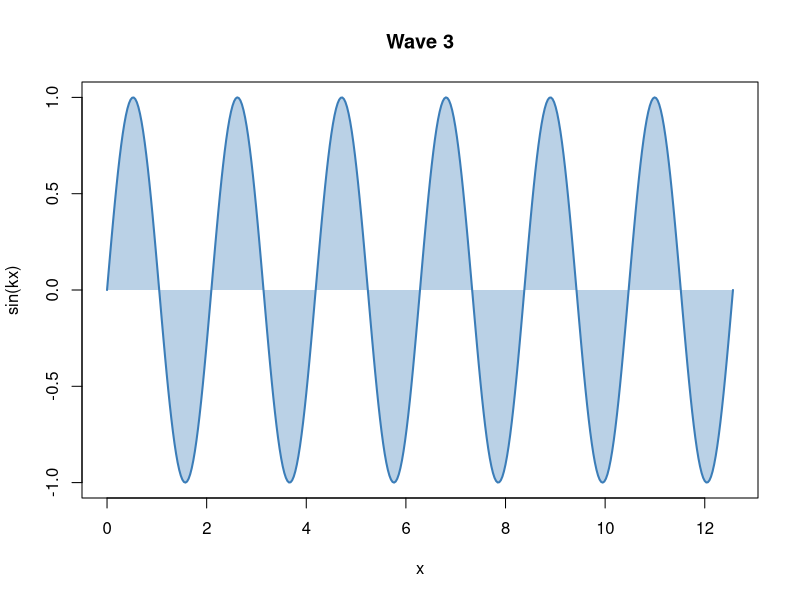
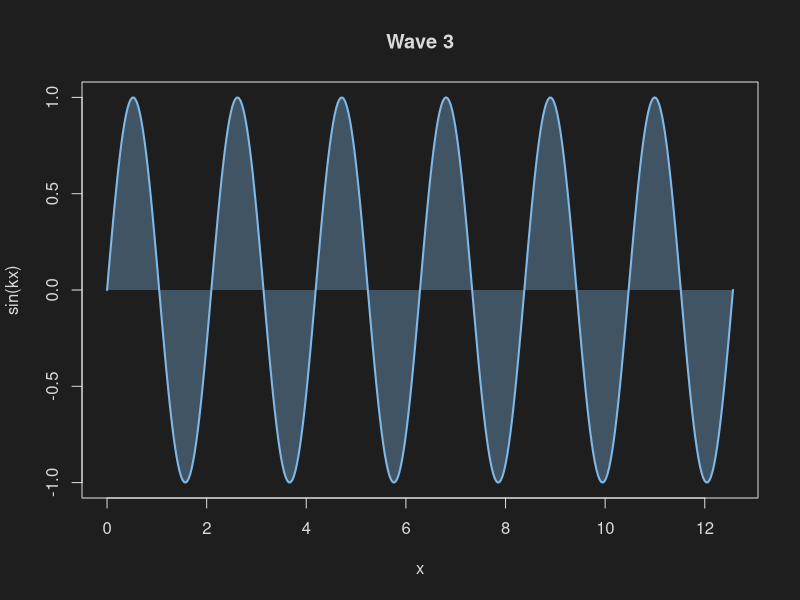
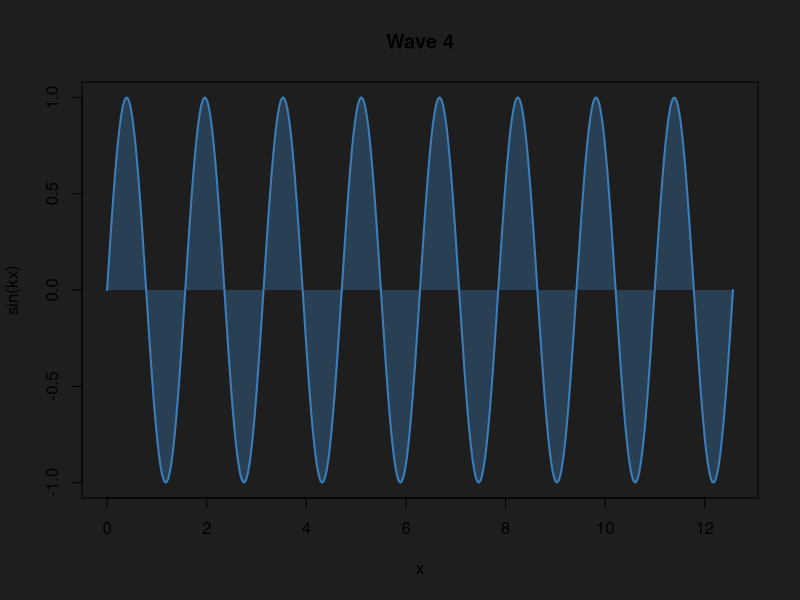
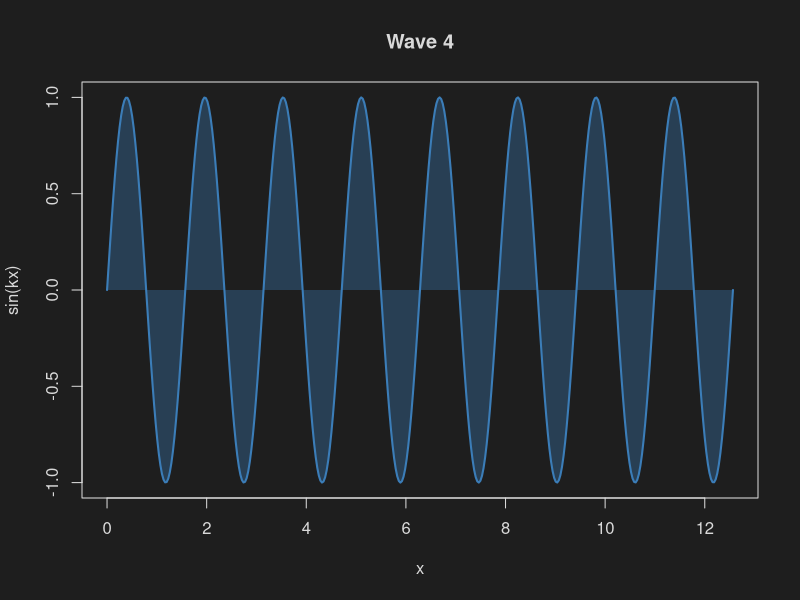
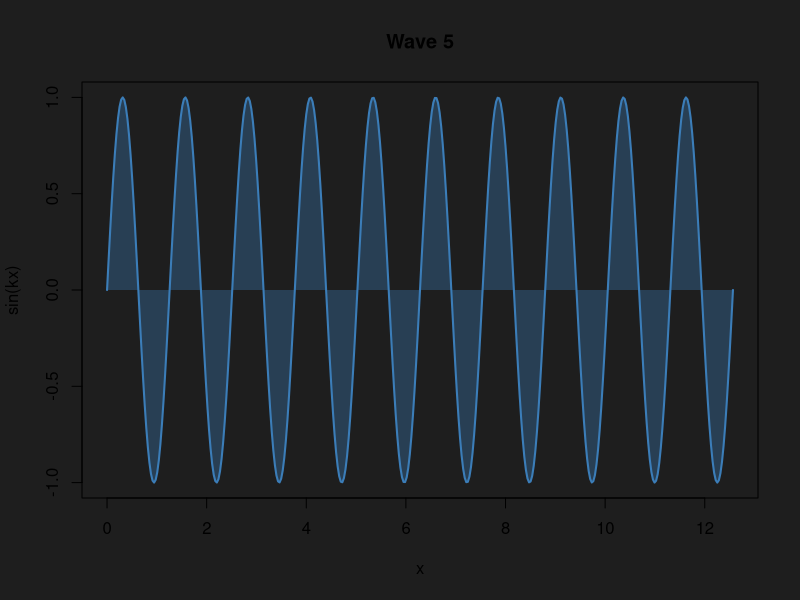
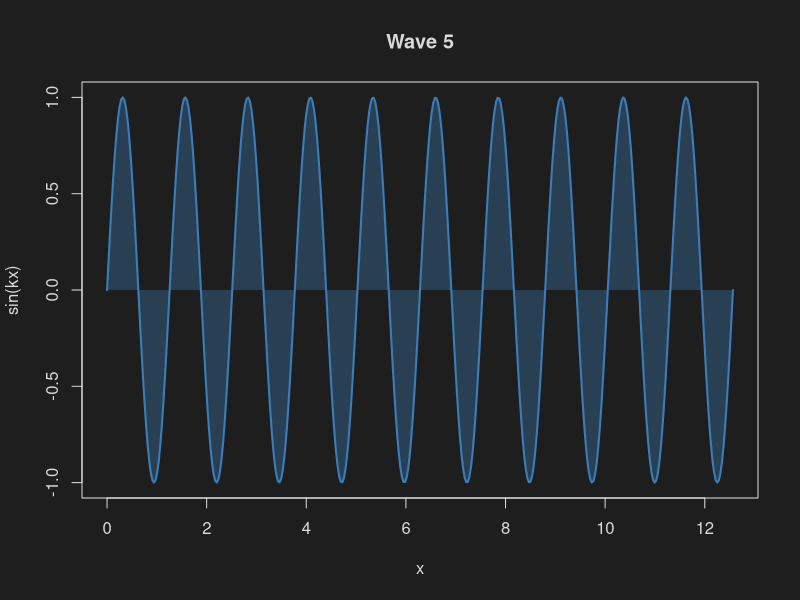
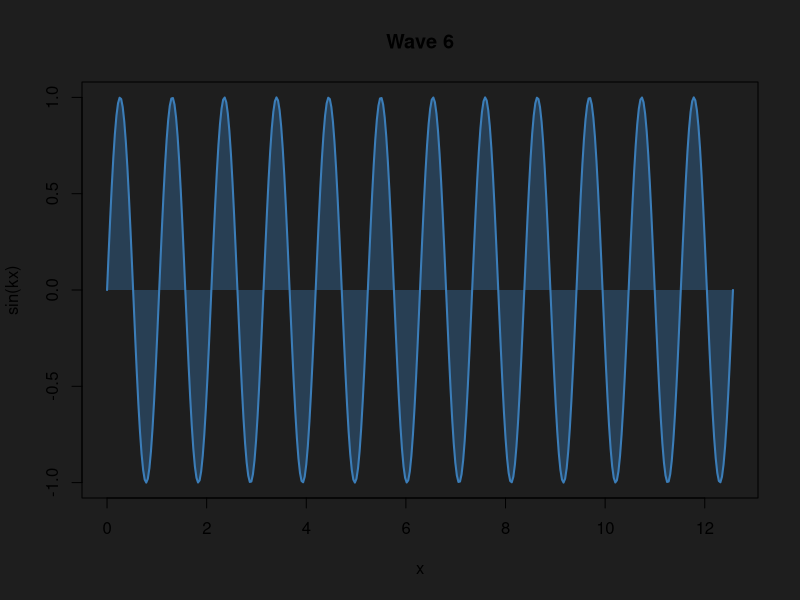
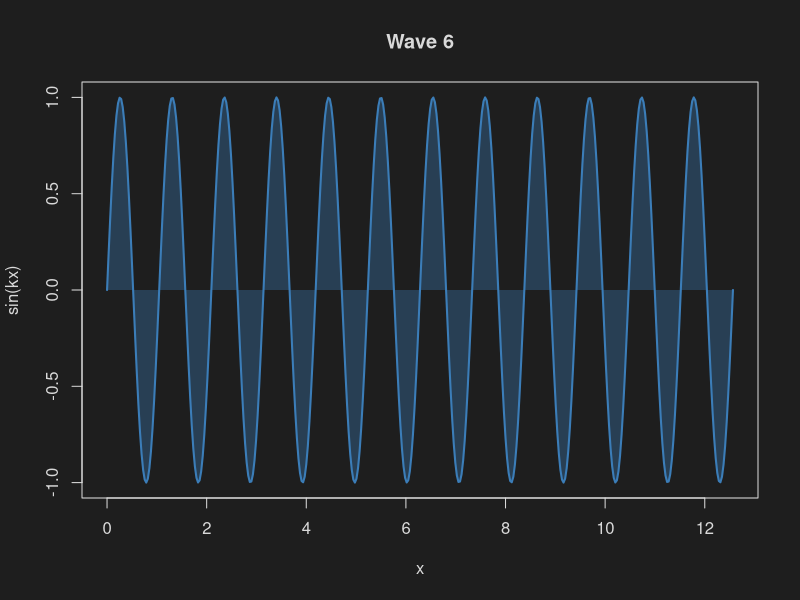

Generate these figures, in order, with R:
## ---- chunk 1
wave <- function(k = 1, ink = "black", paper = NULL, col = "#3B7DB8") {
  if (!is.null(paper)) {
    par(bg = paper)
  }
  par(fg = ink, col.axis = ink, col.lab = ink, col.main = ink)
  x <- seq(0, 4 * pi, length.out = 400)
  plot(
    x,
    sin(k * x),
    type = "n",
    main = paste("Wave", k),
    xlab = "x",
    ylab = "sin(kx)"
  )
  polygon(
    c(x, rev(x)),
    c(sin(k * x), rep(0, length(x))),
    col = adjustcolor(col, 0.35),
    border = NA
  )
  lines(x, sin(k * x), lwd = 2, col = col)
}
## ---- chunk 2
#| panzoom: true
#| renderings: [light, dark]
#| fig-alt: "A sine curve in blue on a background matching the page"
#| fig-cap: >-
#|   Wave 3: y = sin(3x); the area between the curve and y = 0 is shaded.

wave(k = 3, paper = "white")
wave(k = 3, ink = "gray85", paper = "#1E1E1E", col = "#7FB8E6")
## ---- chunk 3
#| panzoom: true
#| dev: ragg_png
#| dev.args: !expr list(bg = "transparent")
#| renderings: [light, dark]
#| fig-alt: "A sine curve in blue with axes in the text color"
#| fig-cap: >-
#|   Wave 4: y = sin(4x); the area between the curve and y = 0 is shaded.

wave(k = 4)
wave(k = 4, ink = "gray85")
## ---- chunk 4
#| panzoom:
#|   group: renderings
#| dev: ragg_png
#| dev.args: !expr list(bg = "transparent")
#| renderings: [light, dark]
#| fig-alt: "A sine curve in blue with axes in the text color"
#| fig-cap: >-
#|   Wave 5: y = sin(5x); the area between the curve and y = 0 is shaded.

wave(k = 5)
wave(k = 5, ink = "gray85")
## ---- chunk 5
#| panzoom:
#|   group: renderings
#| dev: ragg_png
#| dev.args: !expr list(bg = "transparent")
#| renderings: [light, dark]
#| fig-alt: "A sine curve in blue with axes in the text color"
#| fig-cap: >-
#|   Wave 6: y = sin(6x); the area between the curve and y = 0 is shaded.

wave(k = 6)
wave(k = 6, ink = "gray85")
## ---- chunk 6
#| panzoom: true
#| dev: ragg_png
#| dev.args: !expr list(bg = "transparent")
#| renderings: [dark, light]
#| fig-alt: "A sine curve in blue with axes in the text color"
#| fig-cap: >-
#|   Wave 2: y = sin(2x); the area between the curve and y = 0 is shaded.

wave(k = 2, ink = "gray85")
wave(k = 2)
